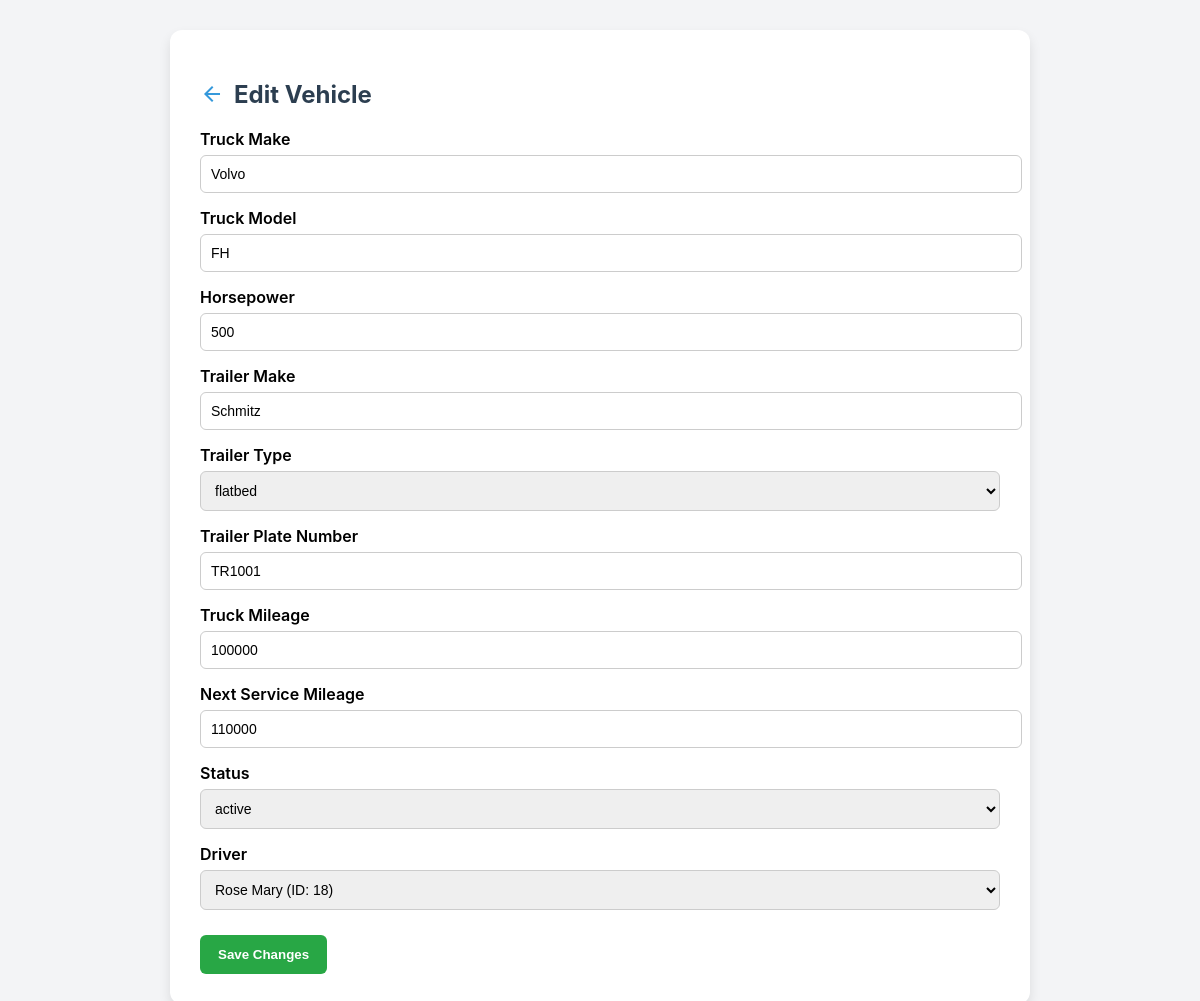
Screenshot of /edit-vehicle.php?id=T1001 with the database file from the repository.
### tables this page shows
CREATE TABLE `vehicles` (
  `truck_plate_number` varchar(255) NOT NULL,
  `truck_make` varchar(255) NOT NULL,
  `truck_model` varchar(255) NOT NULL,
  `horsepower` int(11) DEFAULT NULL,
  `trailer_make` varchar(255) DEFAULT NULL,
  `trailer_type` enum('flatbed','refrigerated','lowboy','tanker','dump','car haulers','extendable') DEFAULT NULL,
  `trailer_plate_number` varchar(255) DEFAULT NULL,
  `truck_mileage` int(11) NOT NULL,
  `next_service_mileage` int(11) NOT NULL,
  `truck_status` enum('active','on route','in maintenance') NOT NULL DEFAULT 'active',
  `driver_id` int(11) DEFAULT NULL
);

### edit-vehicle.php (the view, shortened to what this page needs)
<?php
require_once 'config.php';
$truck_plate_number = $_GET['id'] ?? '';
$truck_plate_number = $conn->real_escape_string($truck_plate_number);
$sql = "SELECT * FROM vehicles WHERE truck_plate_number = '$truck_plate_number'";
$result = $conn->query($sql);
$vehicle = $result->fetch_assoc();
$drivers = [];
$dResult = $conn->query("SELECT driver_id, driver_name FROM drivers");
if ($dResult) {
    while ($dRow = $dResult->fetch_assoc()) {
        $drivers[] = $dRow;
    }
}
?>
<!DOCTYPE html>
<html lang="en">
<head>
</head>
<body>
    <div class="container">
        <h2><span class="material-icons back-arrow" onclick="window.location.href='vehicles.php'">arrow_back</span>Edit Vehicle</h2>
        <?php if ($vehicle): ?>
        <form method="post">
            <label>Truck Make</label>
            <input type="text" name="truck_make" value="<?php echo htmlspecialchars($vehicle['truck_make']); ?>" required>
            <label>Truck Model</label>
            <input type="text" name="truck_model" value="<?php echo htmlspecialchars($vehicle['truck_model']); ?>" required>
            <label>Horsepower</label>
            <input type="number" name="horsepower" value="<?php echo htmlspecialchars($vehicle['horsepower']); ?>">
            <label>Trailer Make</label>
            <input type="text" name="trailer_make" value="<?php echo htmlspecialchars($vehicle['trailer_make']); ?>">
            <label>Trailer Type</label>
            <select name="trailer_type">
                <?php
                    $types = ['flatbed', 'refrigerated', 'lowboy', 'tanker', 'dump', 'car haulers', 'extendable'];
                    foreach ($types as $type) {
                        $selected = ($vehicle['trailer_type'] === $type) ? 'selected' : '';
                        echo "<option value=\"$type\" $selected>$type</option>";
                    }
                ?>
            </select>
            <label>Trailer Plate Number</label>
            <input type="text" name="trailer_plate_number" value="<?php echo htmlspecialchars($vehicle['trailer_plate_number']); ?>">
            <label>Truck Mileage</label>
            <input type="number" name="truck_mileage" value="<?php echo htmlspecialchars($vehicle['truck_mileage']); ?>" required>
            <label>Next Service Mileage</label>
            <input type="number" name="next_service_mileage" value="<?php echo htmlspecialchars($vehicle['next_service_mileage']); ?>" required>
            <label>Status</label>
            <select name="truck_status">
                <?php
                    $statuses = ['active', 'on route', 'in maintenance'];
                    foreach ($statuses as $status) {
                        $selected = ($vehicle['truck_status'] === $status) ? 'selected' : '';
                        echo "<option value=\"$status\" $selected>$status</option>";
                    }
                ?>
            </select>
            <label>Driver</label>
            <select name="driver_id">
                <?php
                    foreach ($drivers as $driver) {
                        $selected = ($vehicle['driver_id'] == $driver['driver_id']) ? 'selected' : '';
                        echo "<option value=\"{$driver['driver_id']}\" $selected>{$driver['driver_name']} (ID: {$driver['driver_id']})</option>";
                    }
                ?>
            </select>
            <button type="submit" class="btn-save">Save Changes</button>
        </form>
        <?php else: ?>
            <p>Vehicle not found.</p>
        <?php endif; ?>
    </div>
</body>
</html>

### edit-vehicle.php (style rules this page uses)
body { font-family: 'Inter', sans-serif; background-color: #f3f4f6; margin: 0; padding: 0; }
.container { max-width: 800px; margin: 30px auto; padding: 30px; background-color: #fff; border-radius: 12px; box-shadow: 0 6px 12px rgba(0, 0, 0, 0.1); }
h2 { color: #2c3e50; margin-bottom: 20px; display: flex; align-items: center; }
.back-arrow { margin-right: 10px; cursor: pointer; color: #3498db; }
label { font-weight: 600; display: block; margin-top: 15px; }
input, select { width: 100%; padding: 10px; margin-top: 6px; border: 1px solid #ccc; border-radius: 6px; font-size: 14px; }
.btn-save { background-color: #28a745; color: white; padding: 12px 18px; margin-top: 25px; border: none; border-radius: 6px; font-weight: 600; cursor: pointer; }

### rows the page displays
vehicles: truck_make "Volvo", truck_model "FH", horsepower "500", trailer_make "Schmitz", trailer_plate_number "TR1001", truck_mileage "100000", next_service_mileage "110000"

### other values shown
form field trailer_type "flatbed"
form field truck_status "active"
form field driver_id "Rose Mary (ID: 18)"
